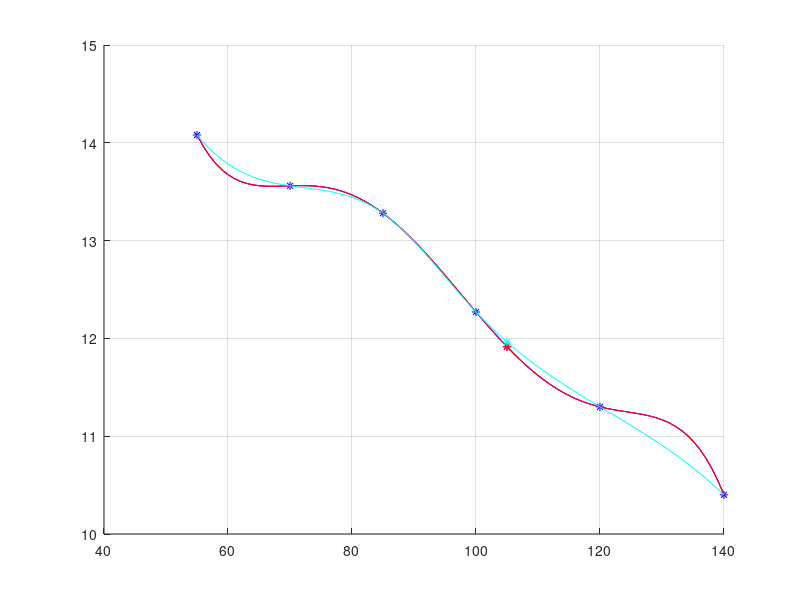

Reproduce this figure in MATLAB.
vel = [55 70 85 100 120 140]
cons = [14.08 13.56 13.28 12.27 11.30 10.4]

% matriz do polinomio interpolador
function P = vandermonde_matrix(X)
  n = length(X);
  for i = 1 : n
    for j = 1 : n
      P(i, j) = X(i) ^ (j-1);
    end
  end
end


function X = gauss_partial_pivoting(A, b)
  n = size(A, 1);
  row = [1:n];
  
  for k = 1 : n - 1
    pivo = k;
    max = abs(A(row(k), k));
    
    % pega o indice da linha com o maior elemento pivo
    for i = k + 1 : n
      if abs(A(row(i), k)) > max;
        pivo = i;
        max = abs(A(row(i), k));
      end
    end
    
    % troca de linhas
    if pivo != k
      row([k, pivo]) = row([pivo, k]);
    end
    
    for i = k + 1 : n
      m = A(row(i), k) / A(row(k), k);
      for j = k : n
        A(row(i), j) = A(row(i), j) - m * A(row(k), j);
      end
      b(row(i)) = b(row(i)) - m * b(row(k));
    end
  end

  % retro substituição
  X(n) = b(row(n)) / A(row(n), n);
  for i=n-1 : -1 : 1
    soma = 0;
    for j = i + 1 : n
      soma = soma + A(row(i), j) * X(j);
    end
    X(i) = (b(row(i)) - soma) / A(row(i), i);
  end
end

function P = resolve_polinomio(A, X)
  n = length(X);
  for k = 1 : n
    P(k) = 0;
    for i = 1 : length(A)
      P(k) += A(i) * (X(k) ^ (i-1));
    end
  end
end

grid
hold on
% 1) Determinar os coeficientes do polinômio interpolador obtidos numericamente (através da resolução do sistema linear) e construir o gráfico da interpolação;
VM = vandermonde_matrix(vel);
A = gauss_partial_pivoting(VM, cons)
y = resolve_polinomio(A, vel);
plot(vel, y, '*b');
% Verificar o consumo aproximado para o caso de serem desenvolvidas as velocidades de: 105 Km/h
x_km = 105
y_km = resolve_polinomio(A, x_km);
plot(x_km, y_km, '*r');

% valores de velocidade interpolados
it_x = vel(1):vel(length(vel));
p_it_x = resolve_polinomio(A, it_x);
plot(it_x, p_it_x, 'b');

% 2) Utilizar o algoritmo de Lagrange;
function y = lagrange(X, Y, x0)
  n = length(X);
  L = ones(1, n);
  y = 0;
  for i = 1 : n
    for j = 1 : n
      if j != i
        L(i) *= (x0 - X(j)) / (X(i) - X(j));
      end
    end
    y += Y(i) * L(i);
  end
end

function y = lagrange_interpoled(X, Y, Xs)
  n = length(Xs);
  for i = 1 : n
    y(i) = lagrange(X, Y, Xs(i));
  end
end

y_lag = lagrange(vel, cons, x_km);
plot(x_km, y_lag, '*m');
lag_it_x = lagrange_interpoled(vel, cons, it_x);
plot(it_x, lag_it_x, 'm')

% 3) Utilizar o algoritmo das Diferenças Divididas de Newton;
function y = divided_differences(X, Y, x0)
  n = length(X);
  A = Y'; % ordem 1 = y

  % ordem 2 até n
  for j = 2 : n
    for i = j : n
      A(i,j) = (A(i, j-1) - A(i-1, j-1)) / (X(i) - X(i-j+1));
    end
  end

  % Polinomio interpolador
  tmp = 1;
  y = A(1,1);
  for i = 2 : n
    tmp *= x0 - X(i-1);
    y += A(i,i) * tmp;
  end  
end

function y = dd_interpoled(X, Y, Xs)
  n = length(Xs);
  for i = 1 : n
    y(i) = divided_differences(X, Y, Xs(i));
  end
end

y_dd = divided_differences(vel, cons, x_km);
plot(x_km, y_dd, '*r');
dd_it_x = dd_interpoled(vel, cons, it_x);
plot(it_x, dd_it_x, 'r')

% 4) Utilizar interpolação Spline Cúbida do matlab (função spline ou interp1)
y_sp = spline(vel, cons, x_km);
plot(x_km, y_sp, '*c');
sp_it_x = spline(vel, cons, it_x)
plot(it_x, sp_it_x, 'c');

% 5) Comparar os resultados dos itens 1, 2, 3 e 4 graficamente;
% Gráficos apresentados;
% 6) Avaliar o valor do polinômio interpolador para um ponto específico dentro do intervalo para os quatro métodos;
% avaliado para o ponto x_km = 105